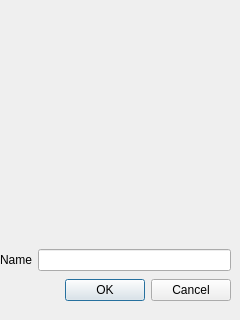
<?xml version="1.0" encoding="UTF-8"?>
<ui version="4.0">
 <class>NewActorDialog</class>
 <widget class="QDialog" name="NewActorDialog">
  <property name="geometry">
   <rect>
    <x>0</x>
    <y>0</y>
    <width>240</width>
    <height>320</height>
   </rect>
  </property>
  <property name="windowTitle">
   <string>Dialog</string>
  </property>
  <widget class="QDialogButtonBox" name="buttonBox">
   <property name="geometry">
    <rect>
     <x>10</x>
     <y>270</y>
     <width>221</width>
     <height>41</height>
    </rect>
   </property>
   <property name="orientation">
    <enum>Qt::Horizontal</enum>
   </property>
   <property name="standardButtons">
    <set>QDialogButtonBox::Cancel|QDialogButtonBox::Ok</set>
   </property>
  </widget>
  <widget class="QWidget" name="formLayoutWidget">
   <property name="geometry">
    <rect>
     <x>0</x>
     <y>0</y>
     <width>231</width>
     <height>271</height>
    </rect>
   </property>
   <layout class="QFormLayout" name="formLayout">
    <item row="0" column="1">
     <spacer name="verticalSpacer">
      <property name="orientation">
       <enum>Qt::Vertical</enum>
      </property>
      <property name="sizeHint" stdset="0">
       <size>
        <width>20</width>
        <height>40</height>
       </size>
      </property>
     </spacer>
    </item>
    <item row="3" column="0">
     <widget class="QLabel" name="label">
      <property name="text">
       <string>Name</string>
      </property>
     </widget>
    </item>
    <item row="3" column="1">
     <widget class="QLineEdit" name="name"/>
    </item>
    <item row="1" column="1">
     <spacer name="verticalSpacer_2">
      <property name="orientation">
       <enum>Qt::Vertical</enum>
      </property>
      <property name="sizeHint" stdset="0">
       <size>
        <width>20</width>
        <height>40</height>
       </size>
      </property>
     </spacer>
    </item>
    <item row="2" column="1">
     <spacer name="verticalSpacer_3">
      <property name="orientation">
       <enum>Qt::Vertical</enum>
      </property>
      <property name="sizeHint" stdset="0">
       <size>
        <width>20</width>
        <height>40</height>
       </size>
      </property>
     </spacer>
    </item>
   </layout>
  </widget>
 </widget>
 <resources/>
 <connections>
  <connection>
   <sender>buttonBox</sender>
   <signal>accepted()</signal>
   <receiver>NewActorDialog</receiver>
   <slot>accept()</slot>
   <hints>
    <hint type="sourcelabel">
     <x>248</x>
     <y>254</y>
    </hint>
    <hint type="destinationlabel">
     <x>157</x>
     <y>274</y>
    </hint>
   </hints>
  </connection>
  <connection>
   <sender>buttonBox</sender>
   <signal>rejected()</signal>
   <receiver>NewActorDialog</receiver>
   <slot>reject()</slot>
   <hints>
    <hint type="sourcelabel">
     <x>316</x>
     <y>260</y>
    </hint>
    <hint type="destinationlabel">
     <x>286</x>
     <y>274</y>
    </hint>
   </hints>
  </connection>
 </connections>
</ui>
